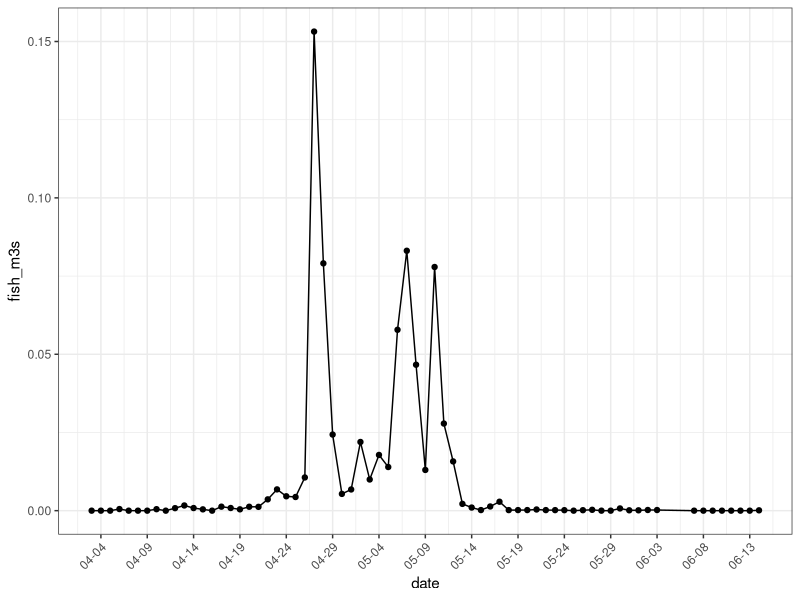

Reproduce this figure in R.
## Calibrating CPUE by daily discharge  

# WORK directory
setwd("~/`Stock assessment/Analysis/Data files")

# Load data
data <- read.csv("TEB_leftjoin.csv")

# Fix variable formats 
data$date <- as.Date(data$date)

# Libraries to use
library(dplyr)
library(ggplot2)


################################################################################################################################################

# Calibrate daily total catch by daily discharge @ Hope
CPUE_discharge <- data %>%
  select(sockeye_smolt_total, discharge_m3s, date, USID,run) %>% 
  filter(sockeye_smolt_total != "NR") %>% 
  group_by(date, USID, discharge_m3s) %>%
  summarize(unique_SO = unique(sockeye_smolt_total)) %>%
  select(date, USID, discharge_m3s, unique_SO) %>% 
  group_by(date) %>% 
  summarize(total_SO = sum(unique_SO), discharge = mean(discharge_m3s, na.rm=T)) %>% 
  mutate(fish_m3s = total_SO/discharge) %>%
  print()

ggplot(CPUE_discharge, aes(x=date, y=fish_m3s)) + 
  geom_line() + 
  geom_point() + 
  scale_x_date(date_breaks = "5 day", date_labels = "%m-%d") + 
  theme_bw() + 
  theme(
    axis.text.x = element_text(angle=45, hjust=1))



